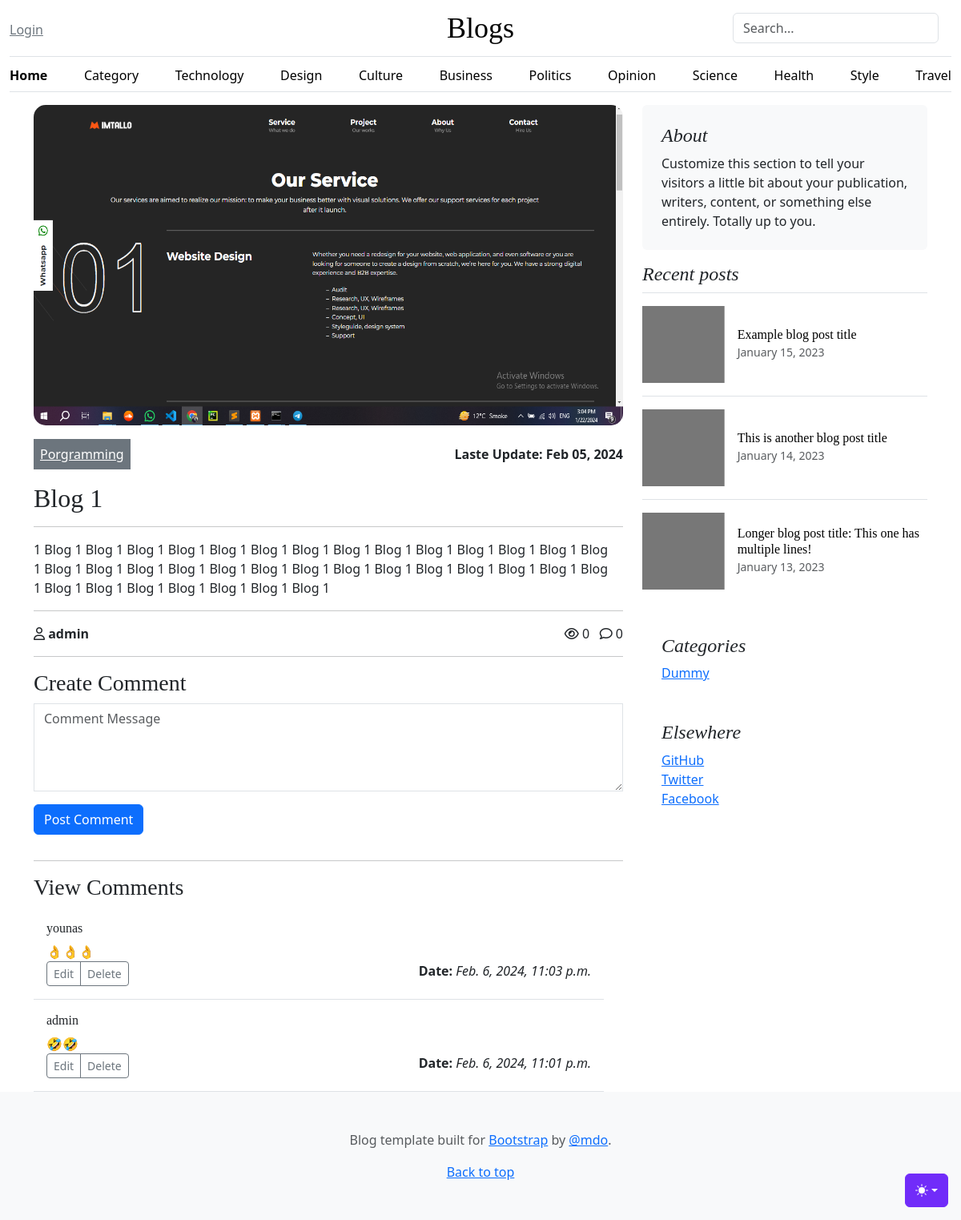
Screenshot of /post/blog-1-1-1 with the database file from the repository.
### core/models.py (models this page shows, shortened)
class Post(models.Model):
    STATUS = (
        ('Draft','Draft'),
        ('Publish','Publish')
    )
    featured_img = models.ImageField(upload_to='post/')
    title = models.CharField(max_length=255)
    author = models.ForeignKey(User, on_delete=models.CASCADE)
    category = models.ForeignKey(Category, on_delete=models.CASCADE)
    date = models.DateTimeField(auto_now_add=True)
    update = models.DateTimeField(auto_now=True, null=True)
    content = RichTextField()
    slug = models.CharField(max_length=255, unique=True)
    status = models.CharField(choices=STATUS, max_length=150)

class Category(models.Model):
    name = models.CharField(max_length=255)
    date = models.DateTimeField(auto_now_add=True)
    slug = models.CharField(max_length=50, unique=True, blank=True, null=True)
    def __str__(self):
        return self.name

class Comment(models.Model):
    post = models.ForeignKey(Post, on_delete=models.CASCADE)
    user = models.ForeignKey(User, on_delete=models.CASCADE)
    content = models.TextField(max_length=255)
    created_at = models.DateTimeField(auto_now_add=True)

### core/views.py (the view)
# urls.py: path("post/<str:slug>", views.view_post, name="post_view"),
def view_post(request, slug):
    post = get_object_or_404(Post, slug=slug)
    comment = Comment.objects.filter(post=post).order_by('-id')
    context = {
        "post":post,
        "comment":comment,
    }
    return render(request, "single.html",context)

### template/single.html (shortened to what this page needs)
{% extends "base.html" %}
{% load static %}
{% block content %}
<div class="container">
    <div class="row">
        <div class="col-md-8">
            <div>
                <img src="{{post.featured_img.url}}" style="height: 400px;width: 100%;border-radius:15px;" class="img-fluid" alt="">
            </div>
            <br>
            <div class="row">
                <div class="col-md-6">
                    <a href="" class="bg-secondary my-5 p-2 text-white">{{post.category}}</a>
                </div>
                <div class="col-md-6">
                    <span class="float-end fw-bold  ">Laste Update: {{post.date|date:"M d, Y"}}</span>
                </div>
            </div>
            <br>
            <h2>{{post.title}}</h2>
            <hr>
            <div>
                {{post.content|safe}}
            </div>
            <hr>
            <div class="row">
                <div class="col-md-6">
                    <i class="fa-regular fa-user" style="font-size: 16px;"></i> <span style="font-size: 16px;font-weight: bold;">{{post.author}}</span>
                </div>
                <div class="col-md-6">
                    <div class="float-end">
                        <i class="fa-regular fa-eye" style="font-size: 16px;"></i> <span style="font-size: 16px;">0</span>
                        <i class="fa-regular fa-comment" style="font-size: 16px;"></i> <span style="font-size: 16px;">0</span>
                    </div>
                </div>
            </div>
            <hr>
            <div class="row">
              <div class="col-md-12">
                <h3>Create Comment</h3>
                <form action="{% url 'create_comment' %}" method="post">
                  <textarea class="form-control" name="content" id=""  rows="4" style="border-radius: 0;" placeholder="Comment Message"></textarea>
                  <button type="submit" class="btn btn-primary my-3">Post Comment</button>
                </form>
              </div>
            </div>
            <hr>
            <div class="row">
              <h3>View Comments</h3>
              <div class="row">
                {% for i in comment %}
                <div class="col-md-12">
                  <div class="card border-0 border-bottom" style="border-radius: 0;">
                    <div class="card-body">
                      <h6 class="card-title">{{ i.user.username }}</h6>
                      <span class="card-text">{{ i.content }}</span>
                      <br>
                      <div class="float-end">
                        <span><b>Date: </b> <i> {{ i.created_at }}</i> </span>
                      </div>
                      <div class="d-flex justify-content-between align-items-center">
                        <div class="btn-group">
                          <button type="button" class="btn btn-sm btn-outline-secondary">Edit</button>
                          <button type="button" class="btn btn-sm btn-outline-secondary">Delete</button>
                        </div>
                      </div>
                    </div>
                  </div>
                </div>
                {% endfor %}
              </div>
            </div>
        </div>
        <div class="col-md-4">
            <div class="position-sticky" style="top: 2rem;">
                <div class="p-4 mb-3 bg-body-tertiary rounded">
                  <h4 class="fst-italic">About</h4>
                  <p class="mb-0">Customize this section to tell your visitors a little bit about your publication, writers, content, or something else entirely. Totally up to you.</p>
                </div>
                <div>
                  <h4 class="fst-italic">Recent posts</h4>
                  <ul class="list-unstyled">
                    <li>
                      <a class="d-flex flex-column flex-lg-row gap-3 align-items-start align-items-lg-center py-3 link-body-emphasis text-decoration-none border-top" href="#">
                        <svg class="bd-placeholder-img" width="100%" height="96" xmlns="http://www.w3.org/2000/svg" aria-hidden="true" preserveAspectRatio="xMidYMid slice" focusable="false"><rect width="100%" height="100%" fill="#777"/></svg>
                        <div class="col-lg-8">
                          <h6 class="mb-0">Example blog post title</h6>
                          <small class="text-body-secondary">January 15, 2023</small>
                        </div>
                      </a>
                    </li>
                    <li>
                      <a class="d-flex flex-column flex-lg-row gap-3 align-items-start align-items-lg-center py-3 link-body-emphasis text-decoration-none border-top" href="#">
                        <svg class="bd-placeholder-img" width="100%" height="96" xmlns="http://www.w3.org/2000/svg" aria-hidden="true" preserveAspectRatio="xMidYMid slice" focusable="false"><rect width="100%" height="100%" fill="#777"/></svg>
                        <div class="col-lg-8">
                          <h6 class="mb-0">This is another blog post title</h6>
                          <small class="text-body-secondary">January 14, 2023</small>
                        </div>
                      </a>
                    </li>
                    <li>
                      <a class="d-flex flex-column flex-lg-row gap-3 align-items-start align-items-lg-center py-3 link-body-emphasis text-decoration-none border-top" href="#">
                        <svg class="bd-placeholder-img" width="100%" height="96" xmlns="http://www.w3.org/2000/svg" aria-hidden="true" preserveAspectRatio="xMidYMid slice" focusable="false"><rect width="100%" height="100%" fill="#777"/></svg>
                        <div class="col-lg-8">
                          <h6 class="mb-0">Longer blog post title: This one has multiple lines!</h6>
                          <small class="text-body-secondary">January 13, 2023</small>
                        </div>
                      </a>
                    </li>
                  </ul>
                </div>
                <div class="p-4">
                  <h4 class="fst-italic">Categories</h4>
                  <ol class="list-unstyled mb-0">
                     <li><a href="#">Dummy</a></li>
                  </ol>
                </div>
                <div class="p-4">
                  <h4 class="fst-italic">Elsewhere</h4>
                  <ol class="list-unstyled">
                    <li><a href="#">GitHub</a></li>
                    <li><a href="#">Twitter</a></li>
                    <li><a href="#">Facebook</a></li>
                  </ol>
                </div>
              </div>
        </div>
    </div>
</div>
{% endblock content %}

### static/css/blog.css (style rules this page uses)
h1, h2, h3, h4, h5, h6 { font-family: "Playfair Display", Georgia, "Times New Roman", serif; }

### template/base.html (style rules this page uses)
.bd-placeholder-img { font-size: 1.125rem; text-anchor: middle; -webkit-user-select: none; -moz-user-select: none; user-select: none; }

### rows the page displays
Post: featured_img (picture), category "Porgramming", date "Feb 05, 2024", title "Blog 1", content "1 Blog 1 Blog 1 Blog 1 Blog 1 Blog 1 Blog 1 Blog 1 Blog 1 Blog 1 Blog 1 Blog 1 Blog 1 Blog 1 Blog 1 Blog 1 Blog 1 Blog 1 Blog 1 Blog 1 Blog 1 Blog 1 Blog 1 Blog 1 Blog 1 Blog 1 Blog 1 Blog 1 Blog 1 Blog 1 Blog 1 Blog 1 Blog 1 Blog 1 Blog 1 Blog 1", author "admin"
Comment: user.username "younas", content "👌👌👌", created_at "Feb. 6, 2024, 11:03 p.m."
Comment: user.username "admin", content "🤣🤣", created_at "Feb. 6, 2024, 11:01 p.m."
